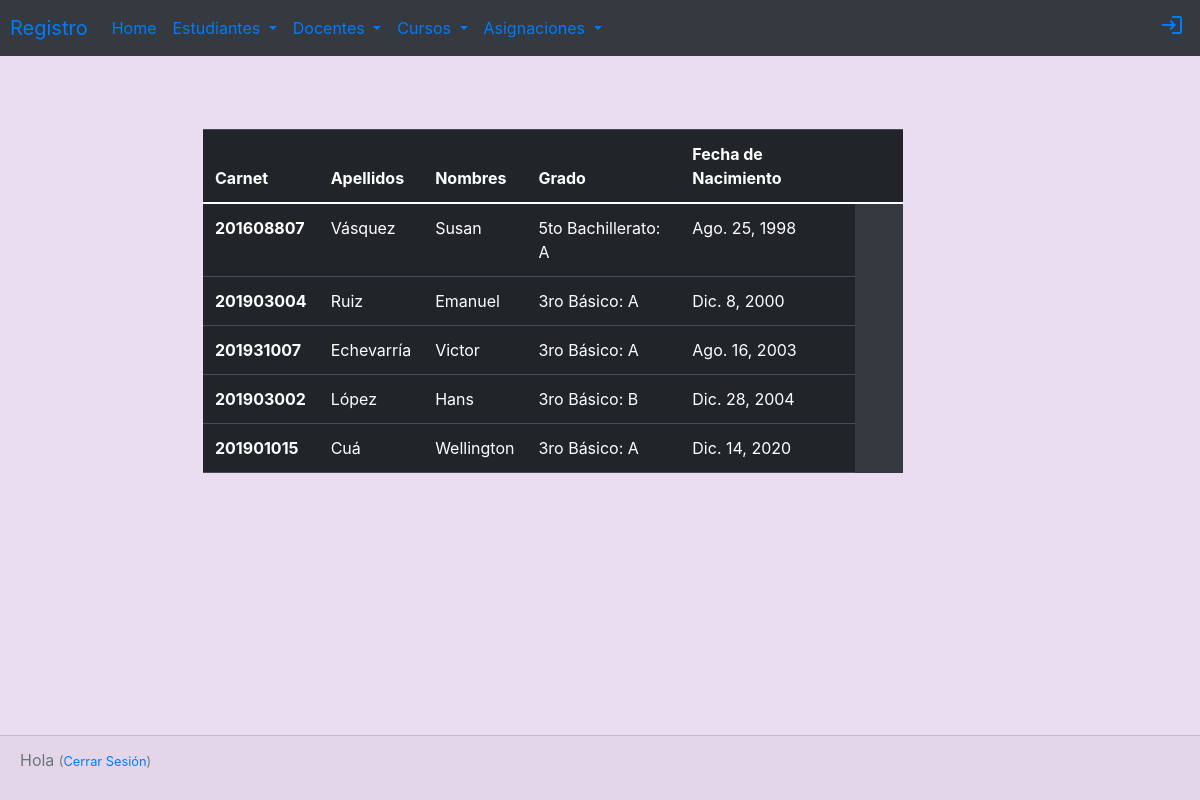
The page /estudiantes/ on the database its author committed.
### registro/models.py (models this page shows, shortened)
class Estudiante(models.Model):
    nombres= models.CharField(max_length=100)
    apellidos= models.CharField(max_length=100)
    fecha_nac= models.DateField()
    noCarnet= models.CharField(max_length=10)
    grado= models.ForeignKey(Grado, related_name='GradoEst', on_delete=models.CASCADE)
    seccion = models.ForeignKey(Seccion, related_name='Sección', on_delete=models.CASCADE)

class Grado(models.Model):
    nombre= models.CharField(max_length=50)
    def __str__(self):
        return self.nombre

class Seccion(models.Model):
    seccion = models.CharField(max_length=2)
    def __str__(self):
        return self.seccion

### registro/views.py (the view)
# urls.py: path('estudiantes/', views.estudiantes, name='estudiantes'),
def estudiantes(request):
    estudiantes = Estudiante.objects.filter(fecha_nac__lte=timezone.now()).order_by('fecha_nac')
    return render(request, 'registro/estudiantes.html', { 'estudiantes': estudiantes})

### registro/templates/registro/estudiantes.html (shortened to what this page needs)
{% extends 'registro/base.html' %}
{% block content %}
<div class="container tabla">
    <table class="table table-dark tabla">
      <thead>
        <tr>
          <th scope="col">Carnet</th>
          <th scope="col">Apellidos</th>
          <th scope="col">Nombres</th>
          <th scope="col">Grado</th>
          <th scope="col">Fecha de Nacimiento</th>
          <th scope="col"></th>
          <th scope="col"></th>
        </tr>
      </thead>
      <tbody>
      {% for estudiante in estudiantes %}
      <tr>
        <th scope="row">{{estudiante.noCarnet}}</th>
        <td>{{estudiante.apellidos}}</td>
        <td>{{estudiante.nombres}}</td>
        <td>{{ estudiante.grado }}: {{ estudiante.seccion}}</td>
        <td>{{estudiante.fecha_nac}}</td>
      </tr>
      {% endfor %}
    {%endblock %}

### registro/static/css/registro.css (style rules this page uses)
.fondo { background-color: #EBDDF1; }
.tabla { margin-top: 10%; margin-left: 10%; }

### rows shown on the page
Estudiante: noCarnet "201608807", apellidos "Vásquez", nombres "Susan", grado "5to Bachillerato", seccion "A", fecha_nac "Ago. 25, 1998"
Estudiante: noCarnet "201903004", apellidos "Ruiz", nombres "Emanuel", grado "3ro Básico", seccion "A", fecha_nac "Dic. 8, 2000"
Estudiante: noCarnet "201931007", apellidos "Echevarría", nombres "Victor", grado "3ro Básico", seccion "A", fecha_nac "Ago. 16, 2003"
Estudiante: noCarnet "201903002", apellidos "López", nombres "Hans", grado "3ro Básico", seccion "B", fecha_nac "Dic. 28, 2004"
Estudiante: noCarnet "201901015", apellidos "Cuá", nombres "Wellington", grado "3ro Básico", seccion "A", fecha_nac "Dic. 14, 2020"
